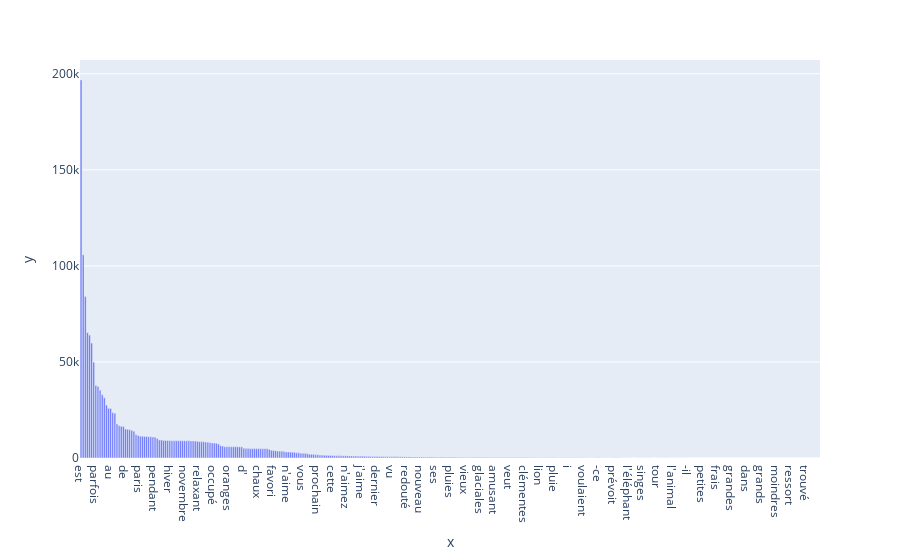

The notebook cell this image was saved under:
### Code cell
fig = px.bar(x = french_words, y = french_counts)
fig.show()

### Figure 1 — Plotly figure (JSON) as saved in the notebook; plotly's stock layout.template omitted (floating-point values rounded to 4 significant figures; data arrays with more than 128 entries replaced by an {"elided": "..."} marker saying what was removed)
{"data": [{"alignmentgroup": "True", "hovertemplate": "x=%{x}<br>y=%{y}<extra></extra>", "legendgroup": "", "marker": {"color": "#636efa", "pattern": {"shape": ""}}, "name": "", "offsetgroup": "", "orientation": "v", "showlegend": false, "textposition": "auto", "type": "bar", "x": {"elided": "350 str values"}, "xaxis": "x", "y": {"elided": "350 int values"}, "yaxis": "y"}], "layout": {"barmode": "relative", "legend": {"tracegroupgap": 0}, "margin": {"t": 60}, "xaxis": {"anchor": "y", "domain": [0, 1], "title": {"text": "x"}}, "yaxis": {"anchor": "x", "domain": [0, 1], "title": {"text": "y"}}}}
